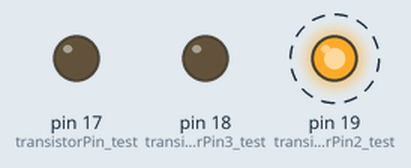
A sketch run on a simulated Arduino Uno, built with avr-gcc and run on an emulated ATmega328P. Shown: output pins drawn as LEDs (lit = HIGH). Dashed ring = blinking. What the sketch prints to the serial monitor is not drawn.

Above: at 0.2 s.
Timing chart, 0 to 3.0 s (numbered marks = the images above):
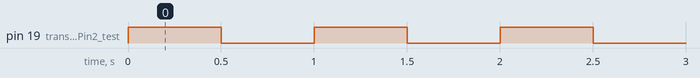

The sketch:

analog_write_test.ino
```cpp
// ----------------------------------
// --- PARAMETERS TO ADJUST ---------

// output pin to action
const int transistorPin_test = 17;
const int transistorPin2_test = 19;
const int transistorPin3_test = 18;
// set the value to write, between 0 and 255
int analog_write_value = 255;

// --- END PARAMETERS TO ADJUST -----
// ----------------------------------

void setup() {
  Serial.begin(9600); // set the baud rate
  pinMode(transistorPin_test, OUTPUT);
  analogWrite(transistorPin_test, 0);
  pinMode(transistorPin2_test, OUTPUT);
  analogWrite(transistorPin2_test, 0);
  pinMode(transistorPin3_test, OUTPUT);
  analogWrite(transistorPin3_test, 0);
}


// main loop
void loop()
{
//  // cycle on and off
//  analogWrite(transistorPin_test, analog_write_value);
//  Serial.println("On");
//  delay(3000);
//  analogWrite(transistorPin_test, 0);
//  Serial.println("Off");
//  delay(1000);

  // cycle on and off
  analogWrite(transistorPin2_test, analog_write_value);
  Serial.println("On");
  delay(500);
  analogWrite(transistorPin2_test, 0);
  Serial.println("Off");
  delay(500);
//
//    // cycle on and off
//  analogWrite(transistorPin3_test, analog_write_value);
//  Serial.println("On");
//  delay(3000);
//  analogWrite(transistorPin3_test, 0);
//  Serial.println("Off");
//  delay(6000);
}
```

Measured:
- by itself, pin 19 (transistorPin2_test): alternates HIGH for 0.50 s and LOW for 0.50 s
